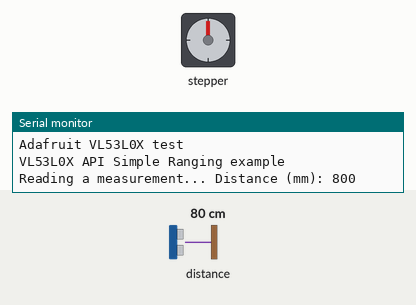
A sketch run on a simulated Arduino Uno, built with avr-gcc and run on an emulated ATmega328P. Parts: stepper motor, the last lines printed to the serial monitor. Wiring (inferred from the names in the program): stepper motor driver (200 steps per turn assumed): step pin 3; direction pin 2. The inputs (shaded band) are chosen by the test bench; at power-on: distance to the obstacle 80 cm.

Above: at 2.1 s.
At 11.7 s:
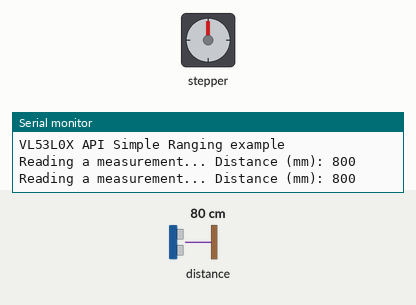
At 12.5 s:
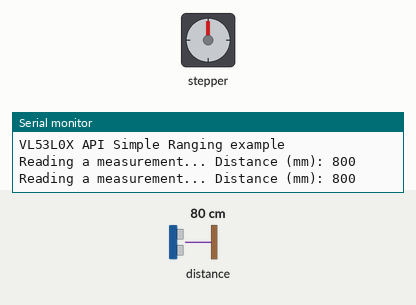
12.6 s: distance to the obstacle set to 2 cm
26.6 s: distance to the obstacle set to 9 cm
40.6 s: distance to the obstacle set to 4 cm
54.6 s: distance to the obstacle set to 18 cm
68.6 s: distance to the obstacle set to 35 cm
Timing chart, 0 to 85.6 s (numbered marks = the images above; inputs shaded):
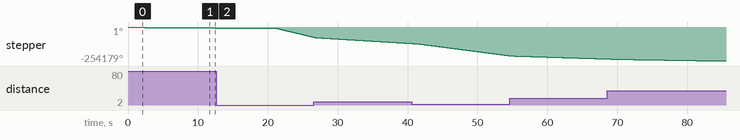

The sketch:

Fabric_Rolling_Machine.zip.ino
```cpp
#include "Adafruit_VL53L0X.h"
Adafruit_VL53L0X lox = Adafruit_VL53L0X();

#define dirPin 2
#define stepPin 3
#define stepsPerRevolution 200

void setup() {
  Serial.begin(115200);
  // Declare pins as output:
  pinMode(stepPin, OUTPUT);
  pinMode(dirPin, OUTPUT);
  while (! Serial) {
    delay(1);
  }

  Serial.println("Adafruit VL53L0X test");
  if (!lox.begin()) {
    Serial.println(F("Failed to boot VL53L0X"));
    while(1);
  }
  // power
  Serial.println(F("VL53L0X API Simple Ranging example\n\n"));
}

void loop() {
  VL53L0X_RangingMeasurementData_t measure;
  // Set the spinning direction clockwise:
  digitalWrite(dirPin, LOW);
  int del = 500;
  while(true){
  // Spin the stepper motor 1 revolution slowly:
  for (int i = 0; i < stepsPerRevolution*10; i++) {
    // These four lines result in 1 step:
    digitalWrite(stepPin, HIGH);
    delayMicroseconds(del);
    digitalWrite(stepPin, LOW);
    delayMicroseconds(del);

  }
  Serial.print("Reading a measurement... ");
  lox.rangingTest(&measure, false); // pass in 'true' to get debug data printout!

  if (measure.RangeStatus != 4) {  // phase failures have incorrect data
    Serial.print("Distance (mm): "); Serial.println(measure.RangeMilliMeter);
    del = measure.RangeMilliMeter*3;
  } else {
    Serial.println(" out of range ");
  }
    }
  }
```
